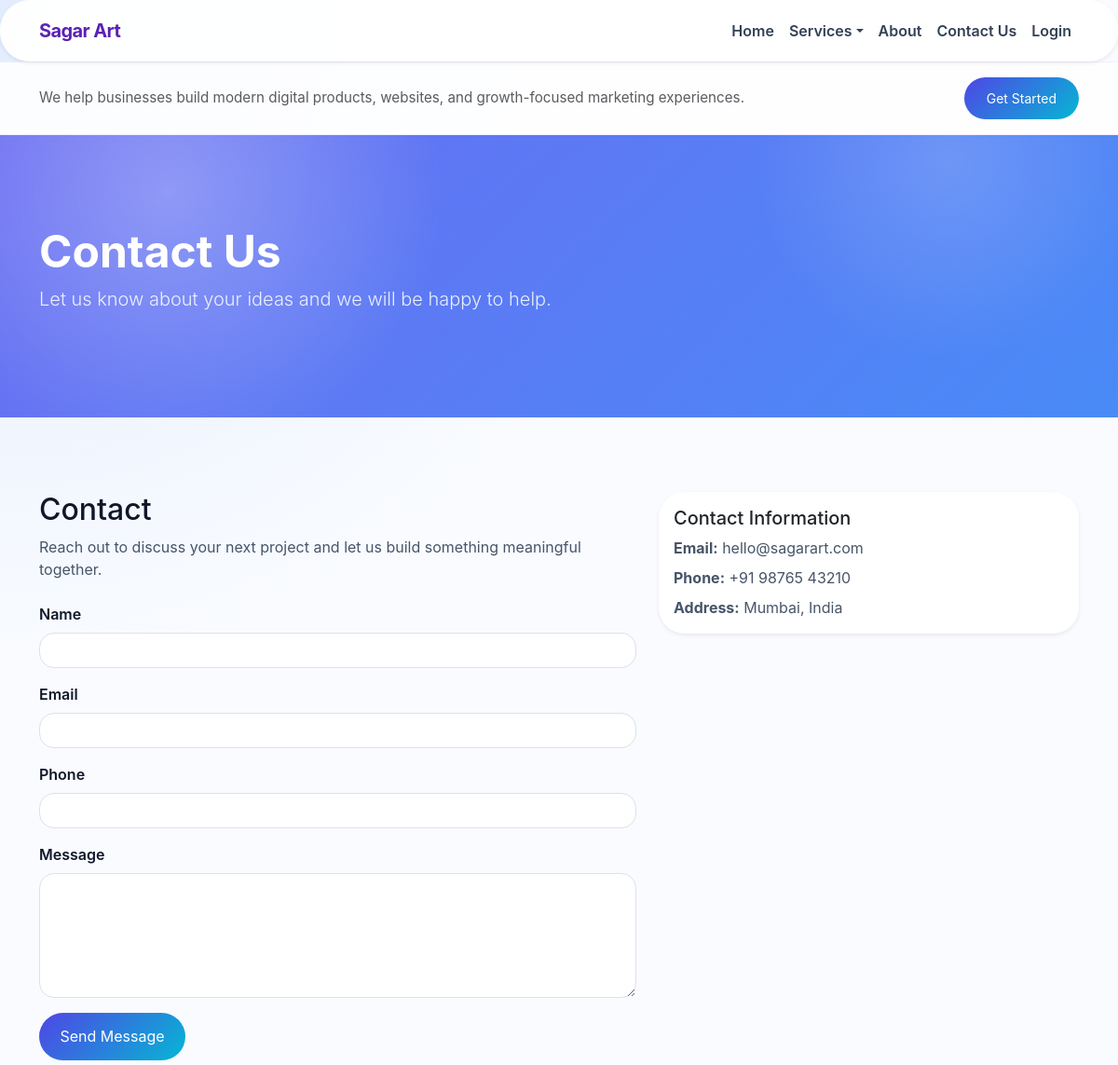
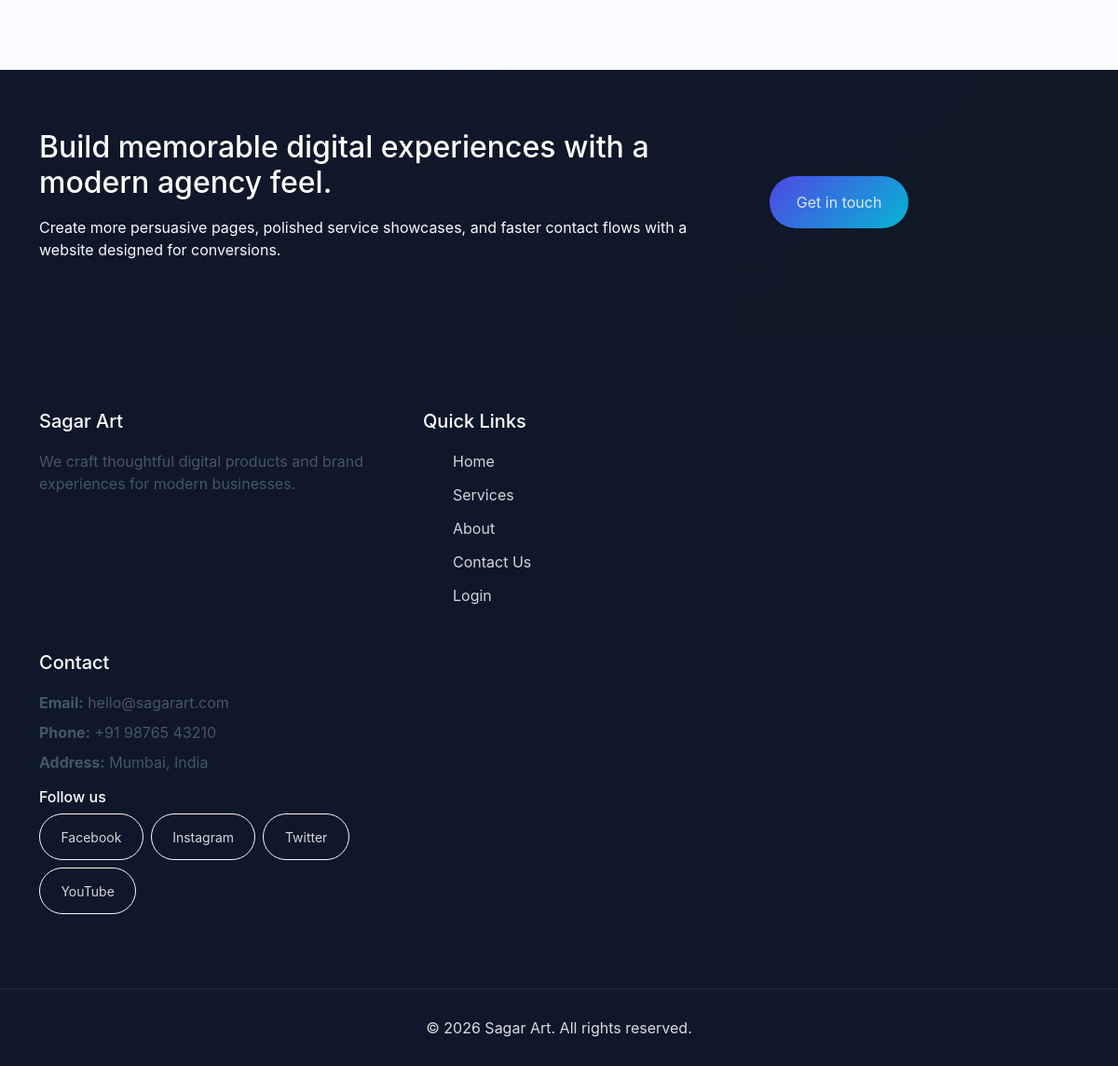
The page /contact.php on the database its author committed (2 pictures, top to bottom).
### tables this page shows
CREATE TABLE `site_settings` (
  `id` int(11) NOT NULL,
  `site_name` varchar(255) NOT NULL DEFAULT 'Sagar Art',
  `tagline` varchar(255) DEFAULT NULL,
  `footer_about` text DEFAULT NULL,
  `footer_email` varchar(255) DEFAULT NULL,
  `footer_phone` varchar(255) DEFAULT NULL,
  `footer_address` text DEFAULT NULL,
  `footer_copyright` varchar(255) DEFAULT NULL,
  `header_text` text DEFAULT NULL,
  `header_cta_text` varchar(255) DEFAULT NULL,
  `header_cta_link` varchar(255) DEFAULT NULL,
  `favicon_url` varchar(255) DEFAULT NULL,
  `logo_url` varchar(255) DEFAULT NULL,
  `meta_title` varchar(255) DEFAULT NULL,
  `meta_description` text DEFAULT NULL,
  `facebook_url` varchar(255) DEFAULT NULL,
  `instagram_url` varchar(255) DEFAULT NULL,
  `twitter_url` varchar(255) DEFAULT NULL,
  `youtube_url` varchar(255) DEFAULT NULL
);

CREATE TABLE `menu_items` (
  `id` int(11) NOT NULL,
  `label` varchar(255) NOT NULL,
  `link` varchar(255) NOT NULL,
  `menu_order` int(11) NOT NULL DEFAULT 0,
  `is_active` tinyint(1) NOT NULL DEFAULT 1,
  `has_dropdown` tinyint(1) NOT NULL DEFAULT 0
);

CREATE TABLE `pages` (
  `id` int(11) NOT NULL,
  `slug` varchar(100) NOT NULL,
  `title` varchar(255) NOT NULL,
  `content` text NOT NULL,
  `hero_title` varchar(255) DEFAULT NULL,
  `hero_text` text DEFAULT NULL,
  `image_url` varchar(255) DEFAULT NULL,
  `show_in_menu` tinyint(1) NOT NULL DEFAULT 1,
  `menu_order` int(11) NOT NULL DEFAULT 0,
  `hero_video_url` varchar(255) DEFAULT NULL
);

### includes/config.php (called while the page is built, shortened)
<?php
function getPageContent($conn, $slug) {
    $stmt = $conn->prepare('SELECT id, slug, title, content, hero_title, hero_text, image_url, hero_video_url, show_in_menu, menu_order FROM pages WHERE slug = ? LIMIT 1');
    $stmt->bind_param('s', $slug);
    $stmt->execute();
    $result = $stmt->get_result();
    return $result->fetch_assoc();
}
function getHeaderMenuItems($conn) {
    $result = $conn->query('SELECT id, label, link, has_dropdown FROM menu_items WHERE is_active = 1 ORDER BY menu_order ASC, id ASC');
    return $result ? $result->fetch_all(MYSQLI_ASSOC) : [];
}
function getSiteSettings($conn) {
    $result = $conn->query('SELECT * FROM site_settings ORDER BY id DESC LIMIT 1');
    $settings = $result ? $result->fetch_assoc() : [];
    $defaults = [
        'site_name' => 'Sagar Art',
        'tagline' => 'Creative digital experiences that elevate brands.',
        'header_text' => 'We help businesses build modern digital products, websites, and growth-focused marketing experiences.',
        'header_cta_text' => 'Get Started',
        'header_cta_link' => 'contact.php',
        'footer_about' => 'We craft thoughtful digital products and brand experiences for modern businesses.',
        'footer_email' => 'hello@sagarart.com',
        'footer_phone' => '+91 98765 43210',
        'footer_address' => 'Mumbai, India',
        'footer_copyright' => '© 2026 Sagar Art. All rights reserved.',
        'favicon_url' => '',
        'logo_url' => '',
        'meta_title' => '',
        'meta_description' => '',
        'facebook_url' => '',
        'instagram_url' => '',
        'twitter_url' => '',
        'youtube_url' => ''
    ];
    return $settings;
}
?>

### contact.php (the view, shortened to what this page needs)
<?php
require 'includes/config.php';
$page = getPageContent($conn, 'contact');
?>
<!DOCTYPE html>
<html lang="en">
<head>
  <link href="https://cdn.jsdelivr.net/npm/bootstrap@5.3.3/dist/css/bootstrap.min.css" rel="stylesheet">
  <link rel="stylesheet" href="assets/css/style.css">
</head>
<body>
  <?php include 'includes/header.php'; ?>
  <section class="page-hero text-white d-flex align-items-center">
    <div class="container">
      <h1 class="display-5 fw-bold"><?php echo htmlspecialchars($page['hero_title'] ?? $page['title']); ?></h1>
      <p class="lead"><?php echo htmlspecialchars($page['hero_text'] ?? ''); ?></p>
    </div>
  </section>
  <section class="py-5">
    <div class="container">
      <div class="row g-4">
        <div class="col-lg-7">
          <h2><?php echo htmlspecialchars($page['title']); ?></h2>
          <p><?php echo nl2br(htmlspecialchars($page['content'])); ?></p>
          <form method="post" class="mt-4">
            <div class="mb-3">
              <label class="form-label">Name</label>
              <input type="text" name="name" class="form-control" required>
            </div>
            <div class="mb-3">
              <label class="form-label">Email</label>
              <input type="email" name="email" class="form-control" required>
            </div>
            <div class="mb-3">
              <label class="form-label">Phone</label>
              <input type="text" name="phone" class="form-control">
            </div>
            <div class="mb-3">
              <label class="form-label">Message</label>
              <textarea name="message" class="form-control" rows="5" required></textarea>
            </div>
            <button type="submit" class="btn btn-primary">Send Message</button>
          </form>
        </div>
        <div class="col-lg-5">
          <div class="card shadow-sm">
            <div class="card-body">
              <h5 class="card-title">Contact Information</h5>
              <p class="mb-2"><strong>Email:</strong> <?php echo htmlspecialchars(getSiteSettings($conn)['footer_email'] ?? ''); ?></p>
              <p class="mb-2"><strong>Phone:</strong> <?php echo htmlspecialchars(getSiteSettings($conn)['footer_phone'] ?? ''); ?></p>
              <p class="mb-0"><strong>Address:</strong> <?php echo htmlspecialchars(getSiteSettings($conn)['footer_address'] ?? ''); ?></p>
            </div>
          </div>
        </div>
      </div>
    </div>
  </section>
  <?php include 'includes/footer.php'; ?>
</body>
</html>

### includes/header.php (shortened to what this page needs)
<?php
$siteSettings = getSiteSettings($conn);
$headerMenuItems = getHeaderMenuItems($conn);
?>
<nav class="navbar navbar-expand-lg sticky-top">
  <div class="container">
    <a class="navbar-brand fw-bold d-flex align-items-center gap-2" href="index.php">
      <span><?php echo htmlspecialchars($siteSettings['site_name'] ?? 'Sagar Art'); ?></span>
    </a>
    <div class="collapse navbar-collapse" id="navbarNav">
      <ul class="navbar-nav ms-auto align-items-lg-center">
        <?php foreach ($headerMenuItems as $headerMenuItem): ?>
          <?php $children = getMenuChildren($conn, (int)$headerMenuItem['id']); ?>
          <?php if (!empty($children) && !empty($headerMenuItem['has_dropdown'])): ?>
            <li class="nav-item dropdown">
              <a class="nav-link dropdown-toggle" href="<?php echo htmlspecialchars($headerMenuItem['link']); ?>" role="button" data-bs-toggle="dropdown"><?php echo htmlspecialchars($headerMenuItem['label']); ?></a>
            </li>
          <?php else: ?>
            <li class="nav-item">
              <a class="nav-link" href="<?php echo htmlspecialchars($headerMenuItem['link']); ?>"><?php echo htmlspecialchars($headerMenuItem['label']); ?></a>
            </li>
          <?php endif; ?>
        <?php endforeach; ?>
      </ul>
    </div>
  </div>
</nav>
<?php if (!empty($siteSettings['header_text']) || !empty($siteSettings['header_cta_text'])): ?>
  <div class="header-banner py-3">
    <div class="container d-flex flex-column flex-md-row justify-content-between align-items-center gap-3">
      <?php if (!empty($siteSettings['header_text'])): ?>
        <div class="header-banner-text text-muted"><?php echo htmlspecialchars($siteSettings['header_text']); ?></div>
      <?php endif; ?>
      <?php if (!empty($siteSettings['header_cta_text']) && !empty($siteSettings['header_cta_link'])): ?>
        <a href="<?php echo htmlspecialchars($siteSettings['header_cta_link']); ?>" class="btn btn-sm btn-primary px-4"><?php echo htmlspecialchars($siteSettings['header_cta_text']); ?></a>
      <?php endif; ?>
    </div>
  </div>
<?php endif; ?>

### includes/footer.php (shortened to what this page needs)
<?php
$siteSettings = getSiteSettings($conn);
$footerLinks = getHeaderMenuItems($conn);
?>
<footer class="site-footer">
  <div class="footer-top">
    <div class="container">
      <div class="row align-items-center gap-4">
        <div class="col-lg-8">
          <h2 class="text-white mb-3">Build memorable digital experiences with a modern agency feel.</h2>
          <p class="text-white-75">Create more persuasive pages, polished service showcases, and faster contact flows with a website designed for conversions.</p>
        </div>
        <div class="col-lg-auto">
          <a href="contact.php" class="btn btn-primary">Get in touch</a>
        </div>
      </div>
    </div>
  </div>
  <div class="container py-5">
    <div class="row footer-grid">
      <div class="col-md-4 footer-widget">
        <h5><?php echo htmlspecialchars($siteSettings['site_name'] ?? 'Sagar Art'); ?></h5>
        <p><?php echo htmlspecialchars($siteSettings['footer_about'] ?? 'We help digital brands grow with premium websites, app experiences, and creative marketing solutions.'); ?></p>
      </div>
      <div class="col-md-4 footer-widget">
        <h5>Quick Links</h5>
        <ul class="footer-links">
          <?php foreach ($footerLinks as $link): ?>
            <li><a href="<?php echo htmlspecialchars($link['link']); ?>"><?php echo htmlspecialchars($link['label']); ?></a></li>
          <?php endforeach; ?>
        </ul>
      </div>
      <div class="col-md-4 footer-widget">
        <h5>Contact</h5>
        <p class="mb-2"><strong>Email:</strong> <?php echo htmlspecialchars($siteSettings['footer_email'] ?? ''); ?></p>
        <p class="mb-2"><strong>Phone:</strong> <?php echo htmlspecialchars($siteSettings['footer_phone'] ?? ''); ?></p>
        <p class="mb-0"><strong>Address:</strong> <?php echo htmlspecialchars($siteSettings['footer_address'] ?? ''); ?></p>
        <?php $socialLinks = [
          ['label' => 'Facebook', 'url' => $siteSettings['facebook_url'] ?? ''],
          ['label' => 'Instagram', 'url' => $siteSettings['instagram_url'] ?? ''],
          ['label' => 'Twitter', 'url' => $siteSettings['twitter_url'] ?? ''],
          ['label' => 'YouTube', 'url' => $siteSettings['youtube_url'] ?? '']
        ]; ?>
        <?php $activeSocialLinks = array_filter($socialLinks, static function ($link) { return !empty($link['url']); }); ?>
        <?php if (!empty($activeSocialLinks)): ?>
          <div class="mt-3">
            <h6 class="text-white">Follow us</h6>
            <div class="d-flex flex-wrap gap-2">
              <?php foreach ($activeSocialLinks as $socialLink): ?>
                <a href="<?php echo htmlspecialchars($socialLink['url']); ?>" target="_blank" rel="noreferrer" class="btn btn-sm btn-outline-light"><?php echo htmlspecialchars($socialLink['label']); ?></a>
              <?php endforeach; ?>
            </div>
          </div>
        <?php endif; ?>
      </div>
    </div>
  </div>
  <div class="footer-bottom">
    <div class="container">
      <p class="mb-0"><?php echo htmlspecialchars($siteSettings['footer_copyright'] ?? '© 2026 Sagar Art. All rights reserved.'); ?></p>
    </div>
  </div>
</footer>

### assets/css/style.css (style rules this page uses)
:root { --bg-base: #f9fbff; --bg-surface: rgba(255, 255, 255, 0.95); --text-base: #0f172a; --text-muted: #475569; --accent-strong: #5b21b6; --accent-soft: #3b82f6; --accent-fade: #a78bfa; --shadow-soft: 0 24px 60px rgba(15, 23, 42, 0.08); }
* { box-sizing: border-box; }
body { margin: 0; font-family: 'Inter', 'Segoe UI', Arial, sans-serif; background: radial-gradient(circle at top left, rgba(59, 130, 246, 0.12), transparent 28%), radial-gradient(circle at bottom right, rgba(139, 92, 246, 0.14), transparent 22%), var(--bg-base); color: var(--text-base); }
a { color: inherit; }
.navbar { background: rgba(255, 255, 255, 0.95) !important; border-radius: 2rem; padding: 0.8rem 1.5rem; box-shadow: 0 18px 40px rgba(15, 23, 42, 0.08); backdrop-filter: blur(18px); }
.navbar-brand { font-weight: 800; letter-spacing: -0.03em; }
.navbar-brand span { color: var(--accent-strong); }
.navbar .nav-link { color: #334155 !important; font-weight: 600; transition: color 0.25s ease, transform 0.25s ease; }
.header-banner { background: rgba(255, 255, 255, 0.88); border-top: 1px solid rgba(79, 70, 229, 0.08); border-bottom: 1px solid rgba(79, 70, 229, 0.08); }
.header-banner-text { color: #475569; font-size: 0.95rem; }
.header-banner .btn { padding: 0.75rem 1.5rem; }
.hero-section, .page-hero { position: relative; overflow: hidden; padding: 6rem 0; background: linear-gradient(135deg, rgba(99, 102, 241, 0.95), rgba(59, 130, 246, 0.93)); }
.hero-section::before, .page-hero::before { content: ''; position: absolute; inset: 0; background: radial-gradient(circle at 15% 20%, rgba(255, 255, 255, 0.28), transparent 28%), radial-gradient(circle at 85% 10%, rgba(255, 255, 255, 0.16), transparent 20%); }
.hero-section .container, .page-hero .container { position: relative; z-index: 1; }
.hero-section h1, .page-hero h1 { color: #fff; }
.hero-section p, .page-hero p, .hero-section .lead, .page-hero .lead { color: rgba(255, 255, 255, 0.87); }
.section-shell, .py-5 { padding-top: 5rem !important; padding-bottom: 5rem !important; }
.section-shell .container, .py-5 .container { position: relative; }
.section-shell h2, .section-shell h3, .py-5 h2, .py-5 h3 { color: var(--text-base); }
.section-shell p, .py-5 p { color: var(--text-muted); }
.card, .admin-card, .footer-card { border: 0; border-radius: 1.75rem; background: var(--bg-surface); box-shadow: var(--shadow-soft); }
.btn { border-radius: 999px; padding: 0.85rem 1.4rem; }
.btn-primary, .btn-primary:focus, .btn-primary:hover { background: linear-gradient(135deg, #4f46e5, #06b6d4); border: none; color: #fff; }
.footer-top { padding: 4rem 0; background: linear-gradient(135deg, #0f172a, #111827); color: #f8fafc; }
.footer-top .btn { padding: 1rem 1.8rem; }
.site-footer { background: #0f172a; color: rgba(255, 255, 255, 0.85); }
.site-footer a { color: rgba(255, 255, 255, 0.82); }
.footer-grid { gap: 2rem; }
.footer-widget h5 { color: #fff; margin-bottom: 1.2rem; }
.footer-links li { list-style: none; margin-bottom: 0.75rem; }
.footer-links li a { text-decoration: none; }
.footer-bottom { padding: 1.8rem 0; text-align: center; border-top: 1px solid rgba(255, 255, 255, 0.08); }
.form-control, .form-select { border-radius: 1rem; }
.form-label { font-weight: 600; }

### rows shown on the page
site_settings: site_name "Sagar Art", header_text "We help businesses build modern digital products, websites, and growth-focused marketing experiences.", header_cta_text "Get Started", footer_email "hello@sagarart.com", footer_phone "+91 98765 43210", footer_address "Mumbai, India", footer_about "We craft thoughtful digital products and brand experiences for modern businesses.", footer_copyright "© 2026 Sagar Art. All rights reserved."
menu_items: label "Home"
menu_items: label "Services"
menu_items: label "About"
menu_items: label "Contact Us"
menu_items: label "Login"
pages: hero_title "Contact Us", hero_text "Let us know about your ideas and we will be happy to help.", title "Contact", content "Reach out to discuss your next project and let us build something meaningful together."

### other values the page prints
$socialLink['label'] "Facebook"
$socialLink['label'] "Instagram"
$socialLink['label'] "Twitter"
$socialLink['label'] "YouTube"
